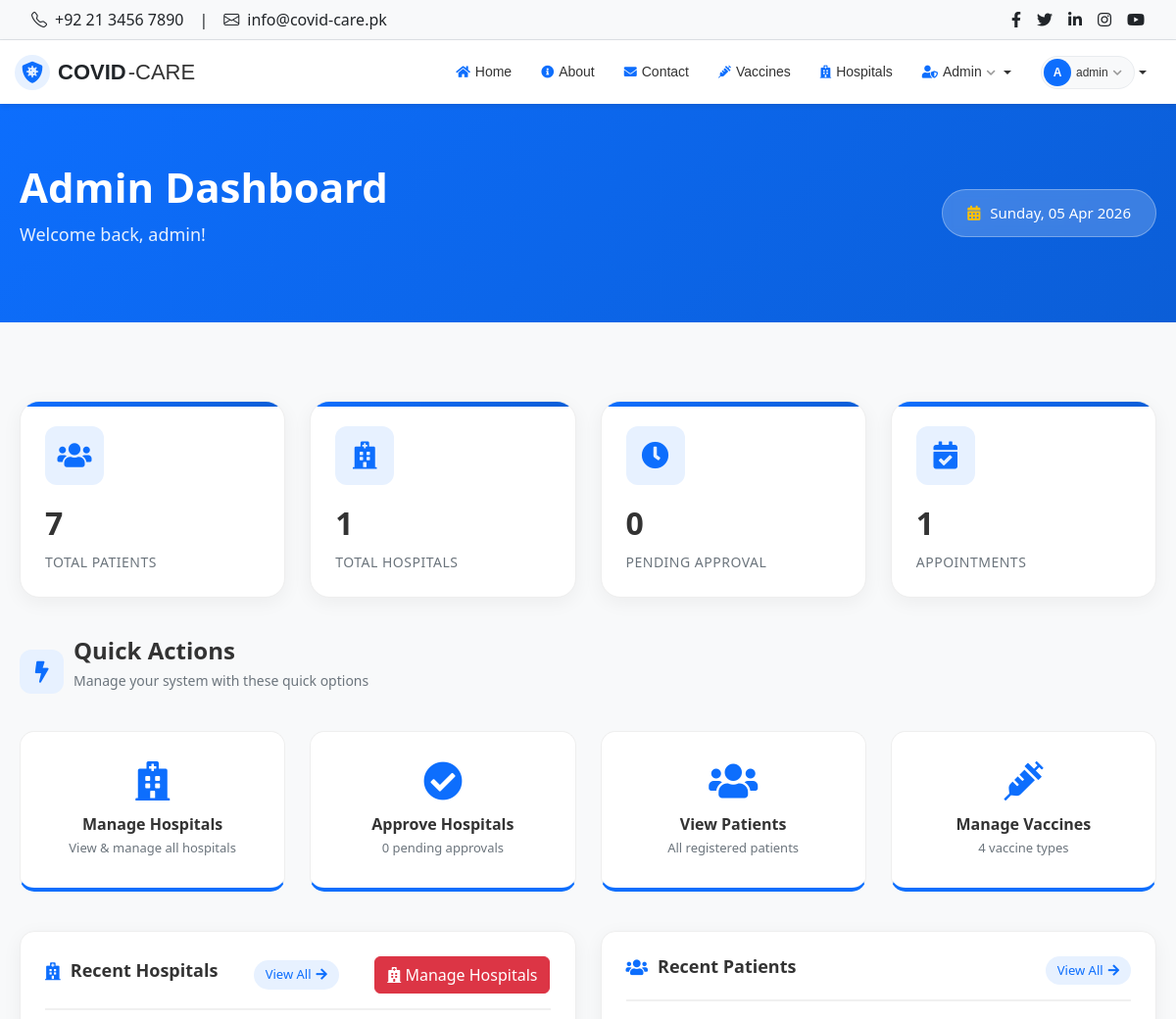
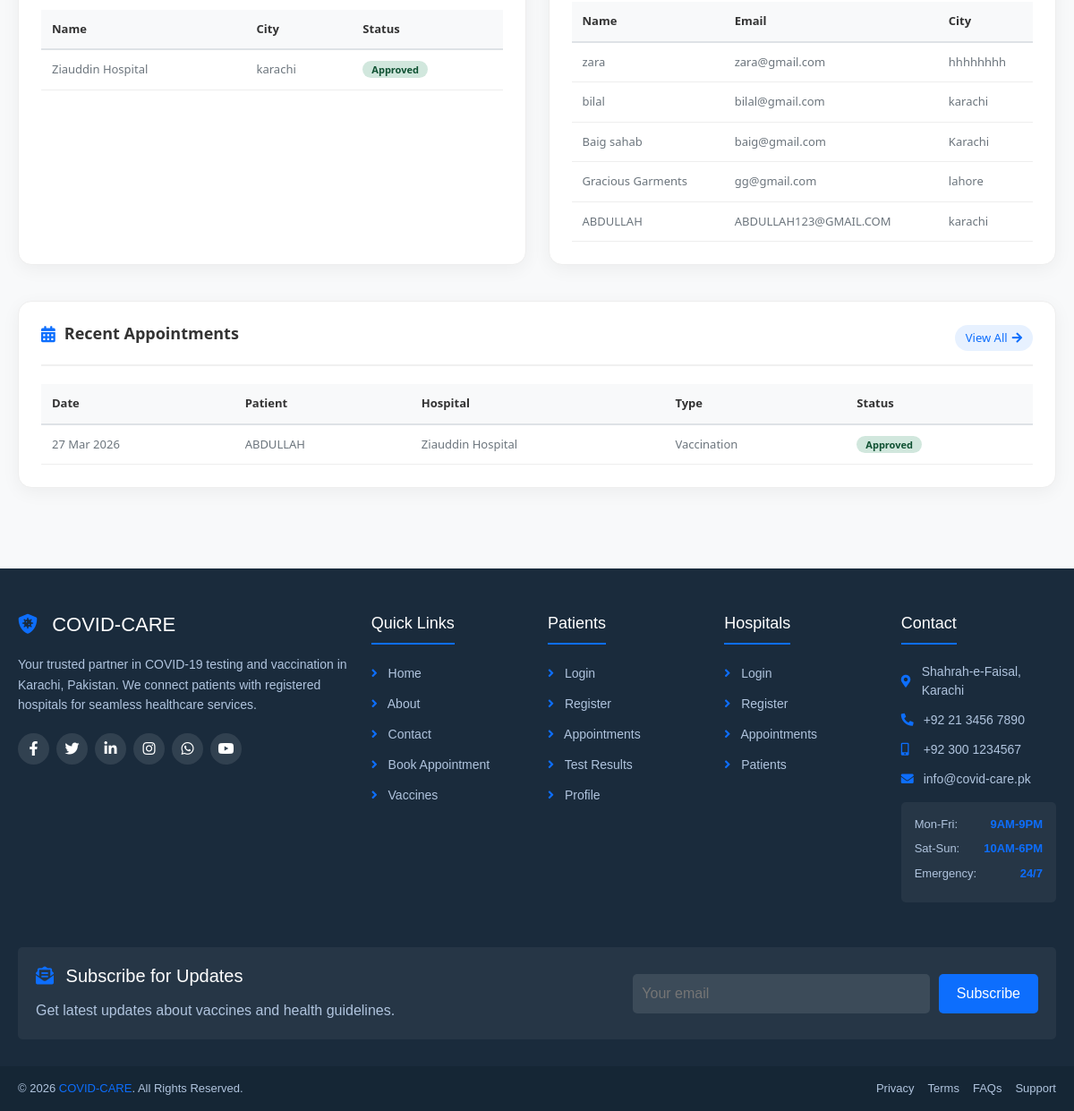
Screenshot of /admin/dashboard.php (signed in) with the database file from the repository (2 pictures, top to bottom).
### tables this page shows
CREATE TABLE `hospitals` (
  `hospital_id` int(11) NOT NULL,
  `name` varchar(100) DEFAULT NULL,
  `address` text DEFAULT NULL,
  `city` varchar(50) DEFAULT NULL,
  `phone` varchar(15) DEFAULT NULL,
  `email` varchar(100) DEFAULT NULL,
  `password` varchar(255) DEFAULT NULL,
  `registration_no` varchar(50) DEFAULT NULL,
  `status` enum('pending','approved','rejected') DEFAULT 'pending',
  `created_at` timestamp NOT NULL DEFAULT current_timestamp()
);

CREATE TABLE `patients` (
  `patient_id` int(11) NOT NULL,
  `name` varchar(100) DEFAULT NULL,
  `email` varchar(100) DEFAULT NULL,
  `phone` varchar(15) DEFAULT NULL,
  `password` varchar(255) DEFAULT NULL,
  `address` text DEFAULT NULL,
  `city` varchar(50) DEFAULT NULL,
  `dob` date DEFAULT NULL,
  `gender` enum('Male','Female','Other') DEFAULT NULL,
  `created_at` timestamp NOT NULL DEFAULT current_timestamp()
);

CREATE TABLE `appointments` (
  `appointment_id` int(11) NOT NULL,
  `patient_id` int(11) DEFAULT NULL,
  `hospital_id` int(11) DEFAULT NULL,
  `appointment_type` enum('test','vaccination') DEFAULT NULL,
  `appointment_date` date DEFAULT NULL,
  `appointment_time` time DEFAULT NULL,
  `status` enum('pending','approved','rejected','completed','cancelled') DEFAULT 'pending'
);

### includes/functions.php (called while the page is built, shortened)
<?php
function countRecords($conn, $table, $where = '') {
    $query = "SELECT COUNT(*) as total FROM $table";
    if ($where != '') {
        $query .= " WHERE $where";
    }
    $result = mysqli_query($conn, $query);
    if ($result && mysqli_num_rows($result) > 0) {
        $row = mysqli_fetch_assoc($result);
        return (int)$row['total'];
    }
    return 0;
}
function getAdminStats($conn) {
    $stats = [
        'total_patients' => 0,
        'total_hospitals' => 0,
        'pending_hospitals' => 0,
        'approved_hospitals' => 0,
        'total_appointments' => 0,
        'total_tests' => 0,
        'total_vaccinations' => 0,
        'total_vaccines' => 0
    ];
    $stats['total_patients'] = countRecords($conn, 'patients');
    $stats['total_hospitals'] = countRecords($conn, 'hospitals');
    $stats['pending_hospitals'] = countRecords($conn, 'hospitals', "status = 'pending'");
    $stats['approved_hospitals'] = countRecords($conn, 'hospitals', "status = 'approved'");
    $stats['total_appointments'] = countRecords($conn, 'appointments');
    $stats['total_tests'] = countRecords($conn, 'test_results');
    $stats['total_vaccinations'] = countRecords($conn, 'vaccination_records');
    $stats['total_vaccines'] = countRecords($conn, 'vaccines');
    return $stats;
}
?>

### admin/dashboard.php (the view, shortened to what this page needs)
<?php
require_once '../config.php';
require_once '../includes/functions.php';
require_once '../includes/header.php';
require_once '../includes/navbar.php';
$stats = getAdminStats($conn);
$hospitals_query = "SELECT * FROM hospitals ORDER BY created_at DESC LIMIT 5";
$hospitals = mysqli_query($conn, $hospitals_query);
$patients_query = "SELECT * FROM patients ORDER BY created_at DESC LIMIT 5";
$patients = mysqli_query($conn, $patients_query);
$appointments_query = "SELECT a.*, p.name as patient_name, h.name as hospital_name
                      FROM appointments a
                      JOIN patients p ON a.patient_id = p.patient_id
                      JOIN hospitals h ON a.hospital_id = h.hospital_id
                      ORDER BY a.appointment_date DESC, a.appointment_time DESC
                      LIMIT 5";
$appointments = mysqli_query($conn, $appointments_query);
$total_patients = $stats['total_patients'];
$total_hospitals = $stats['total_hospitals'];
$pending_hospitals = $stats['pending_hospitals'];
$total_appointments = $stats['total_appointments'];
$total_vaccines = $stats['total_vaccines'];
?>
<section class="page-header">
    <div class="container">
        <div class="welcome-text">
            <h1>Admin Dashboard</h1>
            <p>Welcome back, <?php echo htmlspecialchars($_SESSION['admin_name']); ?>!</p>
        </div>
        <div class="date-badge">
            <i class="fas fa-calendar-alt"></i>
            <?php echo date('l, d M Y'); ?>
        </div>
    </div>
</section>
<main class="main-content">
    <div class="container">
        <div class="stats-grid">
            <div class="stat-card">
                <div class="stat-icon">
                    <i class="fas fa-users"></i>
                </div>
                <div class="stat-value"><?php echo $total_patients; ?></div>
                <div class="stat-label">Total Patients</div>
            </div>
            <div class="stat-card">
                <div class="stat-icon">
                    <i class="fas fa-hospital"></i>
                </div>
                <div class="stat-value"><?php echo $total_hospitals; ?></div>
                <div class="stat-label">Total Hospitals</div>
            </div>
            <div class="stat-card">
                <div class="stat-icon">
                    <i class="fas fa-clock"></i>
                </div>
                <div class="stat-value"><?php echo $pending_hospitals; ?></div>
                <div class="stat-label">Pending Approval</div>
            </div>
            <div class="stat-card">
                <div class="stat-icon">
                    <i class="fas fa-calendar-check"></i>
                </div>
                <div class="stat-value"><?php echo $total_appointments; ?></div>
                <div class="stat-label">Appointments</div>
            </div>
        </div>
        <div class="section-title">
            <div class="section-icon">
                <i class="fas fa-bolt"></i>
            </div>
            <div class="section-text">
                <h2>Quick Actions</h2>
                <p>Manage your system with these quick options</p>
            </div>
        </div>
        <div class="quick-actions-grid">
            <a href="hospitals.php" class="quick-action-card">
                <i class="fas fa-hospital"></i>
                <h4>Manage Hospitals</h4>
                <p>View & manage all hospitals</p>
            </a>
            <a href="approve_hospital.php" class="quick-action-card">
                <i class="fas fa-check-circle"></i>
                <h4>Approve Hospitals</h4>
                <p><?php echo $pending_hospitals; ?> pending approvals</p>
            </a>
            <a href="patients.php" class="quick-action-card">
                <i class="fas fa-users"></i>
                <h4>View Patients</h4>
                <p>All registered patients</p>
            </a>
            <a href="vaccines.php" class="quick-action-card">
                <i class="fas fa-syringe"></i>
                <h4>Manage Vaccines</h4>
                <p><?php echo $total_vaccines; ?> vaccine types</p>
            </a>
        </div>
        <div class="content-row">
            <div class="content-card">
                <div class="card-header">
                    <h3><i class="fas fa-hospital"></i> Recent Hospitals</h3>
                    <a href="hospitals.php" class="view-link">
                        View All <i class="fas fa-arrow-right"></i>
                    </a>
<a href="manage_hospitals.php" class="btn btn-danger">
    <i class="fas fa-hospital"></i> Manage Hospitals
</a>
                </div>
                <?php if (mysqli_num_rows($hospitals) > 0): ?>
                <div class="table-responsive">
                    <table>
                        <thead>
                            <tr>
                                <th>Name</th>
                                <th>City</th>
                                <th>Status</th>
                            </tr>
                        </thead>
                        <tbody>
                            <?php while($h = mysqli_fetch_assoc($hospitals)): ?>
                            <tr>
                                <td><?php echo htmlspecialchars($h['name']); ?></td>
                                <td><?php echo htmlspecialchars($h['city']); ?></td>
                                <td>
                                    <?php
                                    $class = '';
                                    if ($h['status'] == 'pending') $class = 'badge-pending';
                                    elseif ($h['status'] == 'approved') $class = 'badge-approved';
                                    elseif ($h['status'] == 'rejected') $class = 'badge-rejected';
                                    ?>
                                    <span class="badge <?php echo $class; ?>"><?php echo ucfirst($h['status']); ?></span>
                                </td>
                            </tr>
                            <?php endwhile; ?>
                        </tbody>
                    </table>
                </div>
                <?php else: ?>
                    <p class="text-muted">No hospitals found.</p>
                <?php endif; ?>
            </div>
            <div class="content-card">
                <div class="card-header">
                    <h3><i class="fas fa-users"></i> Recent Patients</h3>
                    <a href="patients.php" class="view-link">
                        View All <i class="fas fa-arrow-right"></i>
                    </a>
                </div>
                <?php if (mysqli_num_rows($patients) > 0): ?>
                <div class="table-responsive">
                    <table>
                        <thead>
                            <tr>
                                <th>Name</th>
                                <th>Email</th>
                                <th>City</th>
                            </tr>
                        </thead>
                        <tbody>
                            <?php while($p = mysqli_fetch_assoc($patients)): ?>
                            <tr>
                                <td><?php echo htmlspecialchars($p['name']); ?></td>
                                <td><?php echo htmlspecialchars($p['email']); ?></td>
                                <td><?php echo htmlspecialchars($p['city']); ?></td>
                            </tr>
                            <?php endwhile; ?>
                        </tbody>
                    </table>
                </div>
                <?php else: ?>
                    <p class="text-muted">No patients found.</p>
                <?php endif; ?>
            </div>
        </div>
        <div class="content-card" style="margin-bottom: 0;">
            <div class="card-header">
                <h3><i class="fas fa-calendar-alt"></i> Recent Appointments</h3>
                <a href="reports.php" class="view-link">
                    View All <i class="fas fa-arrow-right"></i>
                </a>
            </div>
            <?php if (mysqli_num_rows($appointments) > 0): ?>
            <div class="table-responsive">
                <table>
                    <thead>
                        <tr>
                            <th>Date</th>
                            <th>Patient</th>
                            <th>Hospital</th>
                            <th>Type</th>
                            <th>Status</th>
                        </tr>
                    </thead>
                    <tbody>
                        <?php while($a = mysqli_fetch_assoc($appointments)): ?>
                        <tr>
                            <td><?php echo date('d M Y', strtotime($a['appointment_date'])); ?></td>
                            <td><?php echo htmlspecialchars($a['patient_name']); ?></td>
                            <td><?php echo htmlspecialchars($a['hospital_name']); ?></td>
                            <td><?php echo ucfirst($a['appointment_type']); ?></td>
                            <td>
                                <?php
                                $class = '';
                                if ($a['status'] == 'pending') $class = 'badge-pending';
                                elseif ($a['status'] == 'approved') $class = 'badge-approved';
                                elseif ($a['status'] == 'completed') $class = 'badge-success';
                                ?>
                                <span class="badge <?php echo $class; ?>"><?php echo ucfirst($a['status']); ?></span>
                            </td>
                        </tr>
                        <?php endwhile; ?>
                    </tbody>
                </table>
            </div>
            <?php else: ?>
                <p class="text-muted">No appointments found.</p>
            <?php endif; ?>
        </div>
    </div>
</main>
<?php require_once '../includes/footer.php'; ?>

### rows the page displays
hospitals: name "Ziauddin Hospital", city "karachi", status "Approved"
patients: name "zara", email "zara@gmail.com", city "hhhhhhhh"
patients: name "bilal", email "bilal@gmail.com", city "karachi"
patients: name "Baig sahab", email "baig@gmail.com", city "Karachi"
patients: name "Gracious Garments", email "gg@gmail.com", city "lahore"
patients: name "ABDULLAH", email "ABDULLAH123@GMAIL.COM", city "karachi"
appointments: appointment_date "27 Mar 2026", patient.name "ABDULLAH", hospital.name "Ziauddin Hospital", appointment_type "Vaccination", status "Approved"

### other values shown
substr($user_name, 0, 1) "A"
$user_name "admin"
$_SESSION['admin_name'] "admin"
$total_patients "7"
$total_hospitals "1"
$pending_hospitals "0"
$total_appointments "1"
$total_vaccines "4"
SITE_NAME "COVID-CARE"
